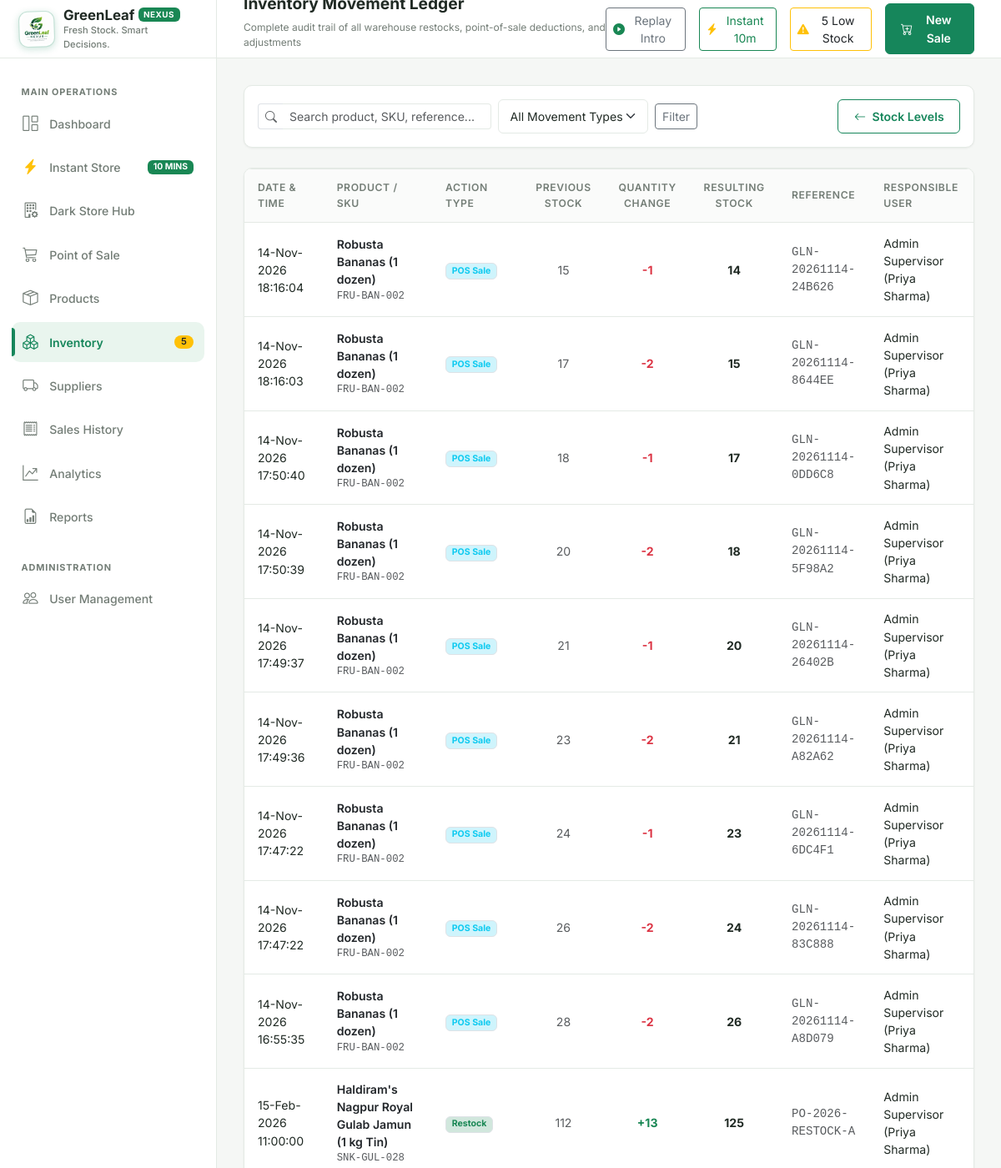
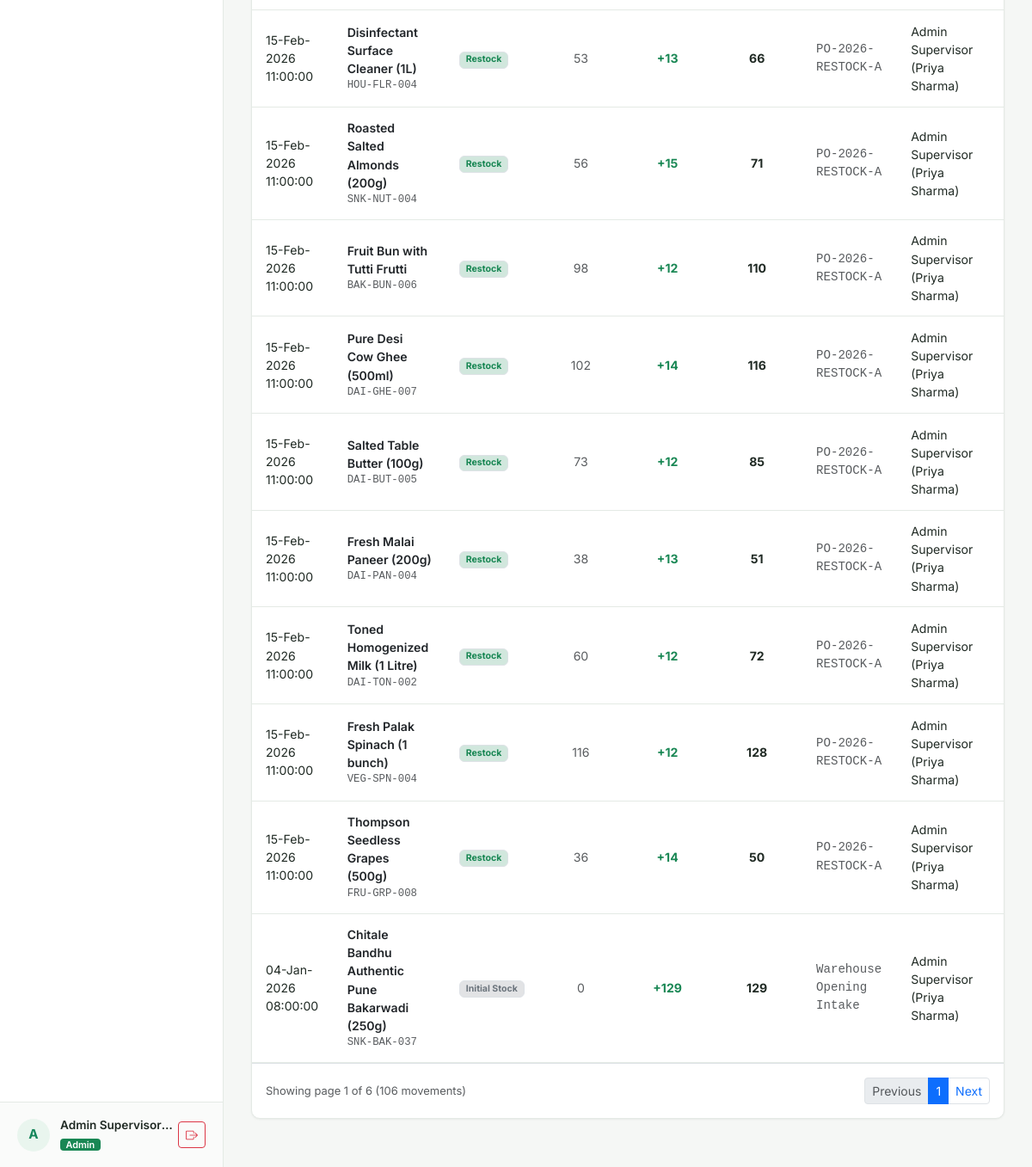
Screenshot of /inventory/movements (signed in) with the database file from the repository (2 pictures, top to bottom).
### models/user.py (models this page shows, shortened)
class User(UserMixin, db.Model):
    __tablename__ = "users"
    user_id = db.Column(db.Integer, primary_key=True, autoincrement=True)
    username = db.Column(db.String(50), unique=True, nullable=False, index=True)
    full_name = db.Column(db.String(100), nullable=False)
    password_hash = db.Column(db.String(255), nullable=False)
    role = db.Column(db.String(20), nullable=False, default="cashier")  # 'admin' or 'cashier'
    is_active = db.Column(db.Boolean, default=True, nullable=False)
    created_at = db.Column(db.DateTime, default=datetime.utcnow, nullable=False)
    sales = db.relationship("Sale", back_populates="cashier", lazy="dynamic")
    movements = db.relationship("InventoryMovement", back_populates="user", lazy="dynamic")
    audit_logs = db.relationship("AuditLog", back_populates="user", lazy="dynamic")
    @property
    def is_admin(self):
        return self.role == "admin"

### models/inventory_movement.py (models this page shows, shortened)
class InventoryMovement(db.Model):
    __tablename__ = "inventory_movements"
    movement_id = db.Column(db.Integer, primary_key=True, autoincrement=True)
    product_id = db.Column(db.Integer, db.ForeignKey("products.product_id"), nullable=False, index=True)
    user_id = db.Column(db.Integer, db.ForeignKey("users.user_id"), nullable=True, index=True)
    movement_type = db.Column(db.String(30), nullable=False, index=True)  # 'sale', 'restock', 'adjustment', 'return', 'initial'
    quantity_change = db.Column(db.Integer, nullable=False)  # +ve or -ve
    previous_stock = db.Column(db.Integer, nullable=False)
    resulting_stock = db.Column(db.Integer, nullable=False)
    reference = db.Column(db.String(100), nullable=True)  # e.g., Invoice # or PO #
    notes = db.Column(db.Text, nullable=True)
    created_at = db.Column(db.DateTime, default=datetime.utcnow, nullable=False, index=True)
    product = db.relationship("Product", back_populates="movements")
    user = db.relationship("User", back_populates="movements")

### models/product.py (models this page shows, shortened)
class Product(db.Model):
    __tablename__ = "products"
    product_id = db.Column(db.Integer, primary_key=True, autoincrement=True)
    sku = db.Column(db.String(50), unique=True, nullable=False, index=True)
    barcode = db.Column(db.String(50), nullable=True, index=True)
    name = db.Column(db.String(120), nullable=False, index=True)
    description = db.Column(db.Text, nullable=True)
    category = db.Column(db.String(50), nullable=False, index=True)
    unit_price = db.Column(db.Float, nullable=False)
    cost_price = db.Column(db.Float, default=0.0, nullable=False)
    stock_qty = db.Column(db.Integer, nullable=False, default=0)
    reorder_level = db.Column(db.Integer, nullable=False, default=10)
    expiry_date = db.Column(db.Date, nullable=True)
    supplier_id = db.Column(db.Integer, db.ForeignKey("suppliers.supplier_id"), nullable=True)
    image_path = db.Column(db.String(255), nullable=True)
    is_active = db.Column(db.Boolean, default=True, nullable=False, index=True)
    created_at = db.Column(db.DateTime, default=datetime.utcnow, nullable=False)
    updated_at = db.Column(db.DateTime, default=datetime.utcnow, onupdate=datetime.utcnow, nullable=False)
    supplier = db.relationship("Supplier", back_populates="products")
    sale_items = db.relationship("SaleItem", back_populates="product", lazy="dynamic")
    movements = db.relationship("InventoryMovement", back_populates="product", lazy="dynamic")

### routes/inventory.py (the view)
@inventory_bp.route("/movements")
@login_required
@admin_required
def movements():
    page = request.args.get("page", 1, type=int)
    movement_type = request.args.get("type", "").strip()
    search = request.args.get("search", "").strip()
    query = InventoryMovement.query.join(Product, InventoryMovement.product_id == Product.product_id)
    if movement_type:
        query = query.filter(InventoryMovement.movement_type == movement_type)
    if search:
        query = query.filter(
            (Product.name.ilike(f"%{search}%")) |
            (Product.sku.ilike(f"%{search}%")) |
            (InventoryMovement.reference.ilike(f"%{search}%"))
        )
    pagination = query.order_by(InventoryMovement.created_at.desc()).paginate(page=page, per_page=20, error_out=False)
    movements_list = pagination.items
    return render_template(
        "inventory/movements.html",
        movements=movements_list,
        pagination=pagination,
        movement_type=movement_type,
        search=search,
    )

### routes/auth.py (called while the page is built)
def admin_required(f):
    @wraps(f)
    def decorated_function(*args, **kwargs):
        if not current_user.is_authenticated:
            return redirect(url_for("auth.login", next=request.url))
        if not current_user.is_admin:
            flash("Access denied: Administrator privileges required.", "danger")
            return abort(403)
        return f(*args, **kwargs)
    return decorated_function

### templates/inventory/movements.html (shortened to what this page needs)
{% extends "base.html" %}
{% block page_subtitle %}Complete audit trail of all warehouse restocks, point-of-sale deductions, and adjustments{% endblock %}
{% block content %}
<div class="card-custom p-3 mb-4">
  <form method="GET" action="{{ url_for('inventory.movements') }}" class="d-flex flex-wrap align-items-center gap-2">
    <div class="input-group input-group-sm" style="max-width: 280px;">
      <span class="input-group-text bg-white border-end-0 text-muted"><i class="bi bi-search"></i></span>
      <input type="text" name="search" class="form-control form-control-custom border-start-0" placeholder="Search product, SKU, reference..." value="{{ search }}">
    </div>
    <select name="type" class="form-select form-select-sm form-control-custom" style="max-width: 180px;">
      <option value="">All Movement Types</option>
    </select>
    <button type="submit" class="btn btn-sm btn-outline-secondary">Filter</button>
    <div class="ms-auto">
      <a href="{{ url_for('inventory.index') }}" class="btn btn-sm btn-outline-green">
        <i class="bi bi-arrow-left me-1"></i> Stock Levels
      </a>
    </div>
  </form>
</div>
<div class="card-custom p-0 overflow-hidden mb-4">
  <div class="table-responsive">
    <table class="table-custom mb-0">
      <thead>
        <tr>
          <th>Date & Time</th>
          <th>Product / SKU</th>
          <th>Action Type</th>
          <th class="text-center">Previous Stock</th>
          <th class="text-center">Quantity Change</th>
          <th class="text-center">Resulting Stock</th>
          <th>Reference</th>
          <th>Responsible User</th>
        </tr>
      </thead>
      <tbody>
        {% for m in movements %}
        <tr>
          <td class="small">{{ m.created_at.strftime('%d-%b-%Y %H:%M:%S') }}</td>
          <td>
            <a href="{{ url_for('products.details', product_id=m.product_id) }}" class="fw-semibold text-dark text-decoration-none">
              {{ m.product.name }}
            </a>
            <div class="text-muted small font-monospace">{{ m.product.sku }}</div>
          </td>
          <td>
            {% if m.movement_type == 'sale' %}
              <span class="badge bg-info-subtle text-info border">POS Sale</span>
            {% elif m.movement_type == 'restock' %}
              <span class="badge bg-success-subtle text-success border">Restock</span>
            {% elif m.movement_type == 'adjustment' %}
              <span class="badge bg-warning-subtle text-warning border">Adjustment</span>
            {% elif m.movement_type == 'initial' %}
              <span class="badge bg-secondary-subtle text-secondary border">Initial Stock</span>
            {% else %}
              <span class="badge bg-light text-dark border">{{ m.movement_type }}</span>
            {% endif %}
          </td>
          <td class="text-center text-muted">{{ m.previous_stock }}</td>
          <td class="text-center fw-bold {% if m.quantity_change > 0 %}text-success{% else %}text-danger{% endif %}">
            {% if m.quantity_change > 0 %}+{{ m.quantity_change }}{% else %}{{ m.quantity_change }}{% endif %}
          </td>
          <td class="text-center fw-bold">{{ m.resulting_stock }}</td>
          <td class="small font-monospace text-muted">{{ m.reference or m.notes or '—' }}</td>
          <td class="small">{{ m.user.full_name if m.user else 'System' }}</td>
        </tr>
        {% else %}
        <tr>
          <td colspan="8" class="text-center text-muted py-5">No movement records match the query.</td>
        </tr>
        {% endfor %}
      </tbody>
    </table>
  </div>
  {% if pagination.pages > 1 %}
  <div class="p-3 border-top d-flex align-items-center justify-content-between">
    <div class="text-muted small">
      Showing page {{ pagination.page }} of {{ pagination.pages }} ({{ pagination.total }} movements)
    </div>
    <ul class="pagination pagination-sm mb-0">
      <li class="page-item {% if not pagination.has_prev %}disabled{% endif %}">
        <a class="page-link" href="{{ url_for('inventory.movements', page=pagination.prev_num, search=search, type=movement_type) }}">Previous</a>
      </li>
      <li class="page-item active"><span class="page-link">{{ pagination.page }}</span></li>
      <li class="page-item {% if not pagination.has_next %}disabled{% endif %}">
        <a class="page-link" href="{{ url_for('inventory.movements', page=pagination.next_num, search=search, type=movement_type) }}">Next</a>
      </li>
    </ul>
  </div>
  {% endif %}
</div>
{% endblock %}

### templates/base.html (shortened to what this page needs)
<!DOCTYPE html>
<html lang="en">
<head>
  <link href="https://cdn.jsdelivr.net/npm/bootstrap@5.3.3/dist/css/bootstrap.min.css" rel="stylesheet">
  <link href="https://cdn.jsdelivr.net/npm/bootstrap-icons@1.11.3/font/bootstrap-icons.min.css" rel="stylesheet">
  <link href="{{ url_for('static', filename='css/style.css') }}" rel="stylesheet">
</head>
<body>
<div class="app-container">
  <aside class="app-sidebar" id="appSidebar">
    <a href="{{ url_for('dashboard.index') if current_user.is_authenticated and current_user.is_admin else url_for('pos.index') }}" class="brand-section text-decoration-none">
      <img src="{{ url_for('static', filename='img/greenleaf-nexus-logo.png') }}" alt="GreenLeaf Nexus Official Logo" class="brand-logo-img">
      <div class="brand-text">
        <h1 class="d-flex align-items-center gap-1 mb-0">
          GreenLeaf <span class="badge bg-success text-white fw-bold" style="font-size: 0.62rem; letter-spacing: 0.5px;">NEXUS</span>
        </h1>
        <p class="mb-0">{{ STORE_TAGLINE }}</p>
      </div>
    </a>
    <nav class="sidebar-nav">
      <div class="nav-section-title">Main Operations</div>
      {% if current_user.is_authenticated and current_user.is_admin %}
      <a href="{{ url_for('dashboard.index') }}" class="nav-link-custom {% if request.endpoint == 'dashboard.index' %}active{% endif %}">
        <i class="bi bi-grid-1x2"></i>
        <span>Dashboard</span>
      </a>
      {% endif %}
      <a href="{{ url_for('express.store') }}" class="nav-link-custom {% if request.endpoint and request.endpoint.startswith('express.store') %}active{% endif %}">
        <i class="bi bi-lightning-charge-fill text-warning"></i>
        <span>Instant Store</span>
        <span class="badge bg-success ms-auto" style="font-size: 0.65rem;">10 MINS</span>
      </a>
      {% if current_user.is_authenticated and current_user.is_admin %}
      <a href="{{ url_for('express.picker_console') }}" class="nav-link-custom {% if request.endpoint and request.endpoint.startswith('express.picker') %}active{% endif %}">
        <i class="bi bi-building-gear"></i>
        <span>Dark Store Hub</span>
      </a>
      {% endif %}
      <a href="{{ url_for('pos.index') }}" class="nav-link-custom {% if request.endpoint and request.endpoint.startswith('pos.') %}active{% endif %}">
        <i class="bi bi-cart3"></i>
        <span>Point of Sale</span>
      </a>
      {% if current_user.is_authenticated and current_user.is_admin %}
      <a href="{{ url_for('products.index') }}" class="nav-link-custom {% if request.endpoint and request.endpoint.startswith('products.') %}active{% endif %}">
        <i class="bi bi-box-seam"></i>
        <span>Products</span>
      </a>
      <a href="{{ url_for('inventory.index') }}" class="nav-link-custom {% if request.endpoint and request.endpoint.startswith('inventory.') %}active{% endif %}">
        <i class="bi bi-boxes"></i>
        <span>Inventory</span>
        {% if LOW_STOCK_GLOBAL_COUNT > 0 %}
          <span class="badge bg-warning text-dark sidebar-badge">{{ LOW_STOCK_GLOBAL_COUNT }}</span>
        {% endif %}
      </a>
      <a href="{{ url_for('suppliers.index') }}" class="nav-link-custom {% if request.endpoint and request.endpoint.startswith('suppliers.') %}active{% endif %}">
        <i class="bi bi-truck"></i>
        <span>Suppliers</span>
      </a>
      {% endif %}
      <a href="{{ url_for('sales.index') }}" class="nav-link-custom {% if request.endpoint and request.endpoint.startswith('sales.') %}active{% endif %}">
        <i class="bi bi-receipt"></i>
        <span>Sales History</span>
      </a>
      {% if current_user.is_authenticated and current_user.is_admin %}
      <a href="{{ url_for('analytics.index') }}" class="nav-link-custom {% if request.endpoint and request.endpoint.startswith('analytics.') %}active{% endif %}">
        <i class="bi bi-graph-up-arrow"></i>
        <span>Analytics</span>
      </a>
      <a href="{{ url_for('reports.index') }}" class="nav-link-custom {% if request.endpoint and request.endpoint.startswith('reports.') %}active{% endif %}">
        <i class="bi bi-file-earmark-bar-graph"></i>
        <span>Reports</span>
      </a>
      <div class="nav-section-title mt-3">Administration</div>
      <a href="{{ url_for('users.index') }}" class="nav-link-custom {% if request.endpoint and request.endpoint.startswith('users.') %}active{% endif %}">
        <i class="bi bi-people"></i>
        <span>User Management</span>
      </a>
      {% endif %}
    </nav>
    <div class="user-profile-widget">
      <div class="user-avatar">
        {{ current_user.full_name[:1].upper() if current_user.is_authenticated else 'G' }}
      </div>
      <div class="user-info-text">
        <div class="user-name">{{ current_user.full_name if current_user.is_authenticated else 'Guest' }}</div>
        <span class="user-role-badge {% if current_user.is_authenticated and current_user.is_admin %}badge bg-success{% else %}badge bg-secondary{% endif %}">
          {{ current_user.role if current_user.is_authenticated else 'Visitor' }}
        </span>
      </div>
      <a href="{{ url_for('auth.logout') }}" class="btn btn-sm btn-outline-danger ms-1" title="Log Out">
        <i class="bi bi-box-arrow-right"></i>
      </a>
    </div>
  </aside>
  <div class="main-wrapper">
    <header class="app-topbar">
      <div class="d-flex align-items-center gap-3">
        <div class="topbar-title-section">
          <h2>{% block page_title %}Overview{% endblock %}</h2>
          <p>{% block page_subtitle %}Real-time store management and inventory surveillance{% endblock %}</p>
        </div>
      </div>
      <div class="topbar-actions">
        <button type="button" class="btn btn-sm btn-outline-secondary d-none d-md-inline-flex align-items-center gap-1" id="btnReplayIntro" title="Replay 'Welcome to GreenLeaf Nexus' Framer Page Transition">
          <i class="bi bi-play-circle-fill text-success"></i>
          <span>Replay Intro</span>
        </button>
        <a href="{{ url_for('express.store') }}" class="btn btn-sm btn-outline-success d-inline-flex align-items-center gap-1">
          <i class="bi bi-lightning-charge-fill text-warning"></i>
          <span class="d-none d-sm-inline">Instant 10m</span>
        </a>
        {% if LOW_STOCK_GLOBAL_COUNT > 0 and current_user.is_authenticated and current_user.is_admin %}
        <a href="{{ url_for('inventory.index', filter='low_stock') }}" class="btn btn-sm btn-outline-warning text-dark d-none d-md-inline-flex align-items-center gap-1" title="Low stock products require attention">
          <i class="bi bi-exclamation-triangle-fill text-warning"></i>
          <span>{{ LOW_STOCK_GLOBAL_COUNT }} Low Stock</span>
        </a>
        {% endif %}
        <a href="{{ url_for('pos.index') }}" class="btn btn-sm btn-green d-flex align-items-center gap-2">
          <i class="bi bi-cart-plus"></i>
          <span class="d-none d-sm-inline">New Sale</span>
        </a>
      </div>
    </header>
    <main class="content-body">
      {% block content %}{% endblock %}
    </main>
  </div>
</div>
</body>
</html>

### rows the page displays
User: is_active+full_name "A", is_active+full_name "Admin Supervisor…", is_active+role "Admin"
InventoryMovement: created_at "14-Nov-2026 18:16:04", product.name "Robusta Bananas (1 dozen)", product.sku "FRU-BAN-002", movement_type "POS Sale", previous_stock "15", quantity_change "-1", resulting_stock "14", reference "GLN-20261114-24B626", user "Admin Supervisor (Priya Sharma)"
InventoryMovement: created_at "14-Nov-2026 18:16:03", product.name "Robusta Bananas (1 dozen)", product.sku "FRU-BAN-002", movement_type "POS Sale", previous_stock "17", quantity_change "-2", resulting_stock "15", reference "GLN-20261114-8644EE", user "Admin Supervisor (Priya Sharma)"
InventoryMovement: created_at "14-Nov-2026 17:50:40", product.name "Robusta Bananas (1 dozen)", product.sku "FRU-BAN-002", movement_type "POS Sale", previous_stock "18", quantity_change "-1", resulting_stock "17", reference "GLN-20261114-0DD6C8", user "Admin Supervisor (Priya Sharma)"
InventoryMovement: created_at "14-Nov-2026 17:50:39", product.name "Robusta Bananas (1 dozen)", product.sku "FRU-BAN-002", movement_type "POS Sale", previous_stock "20", quantity_change "-2", resulting_stock "18", reference "GLN-20261114-5F98A2", user "Admin Supervisor (Priya Sharma)"
InventoryMovement: created_at "14-Nov-2026 17:49:37", product.name "Robusta Bananas (1 dozen)", product.sku "FRU-BAN-002", movement_type "POS Sale", previous_stock "21", quantity_change "-1", resulting_stock "20", reference "GLN-20261114-26402B", user "Admin Supervisor (Priya Sharma)"
InventoryMovement: created_at "14-Nov-2026 17:49:36", product.name "Robusta Bananas (1 dozen)", product.sku "FRU-BAN-002", movement_type "POS Sale", previous_stock "23", quantity_change "-2", resulting_stock "21", reference "GLN-20261114-A82A62", user "Admin Supervisor (Priya Sharma)"
InventoryMovement: created_at "14-Nov-2026 17:47:22", product.name "Robusta Bananas (1 dozen)", product.sku "FRU-BAN-002", movement_type "POS Sale", previous_stock "24", quantity_change "-1", resulting_stock "23", reference "GLN-20261114-6DC4F1", user "Admin Supervisor (Priya Sharma)"
InventoryMovement: created_at "14-Nov-2026 17:47:22", product.name "Robusta Bananas (1 dozen)", product.sku "FRU-BAN-002", movement_type "POS Sale", previous_stock "26", quantity_change "-2", resulting_stock "24", reference "GLN-20261114-83C888", user "Admin Supervisor (Priya Sharma)"
InventoryMovement: created_at "14-Nov-2026 16:55:35", product.name "Robusta Bananas (1 dozen)", product.sku "FRU-BAN-002", movement_type "POS Sale", previous_stock "28", quantity_change "-2", resulting_stock "26", reference "GLN-20261114-A8D079", user "Admin Supervisor (Priya Sharma)"
InventoryMovement: created_at "15-Feb-2026 11:00:00", product.name "Haldiram's Nagpur Royal Gulab Jamun (1 kg Tin)", product.sku "SNK-GUL-028", movement_type "Restock", previous_stock "112", quantity_change "13", resulting_stock "125", reference "PO-2026-RESTOCK-A", user "Admin Supervisor (Priya Sharma)"
InventoryMovement: created_at "15-Feb-2026 11:00:00", product.name "Disinfectant Surface Cleaner (1L)", product.sku "HOU-FLR-004", movement_type "Restock", previous_stock "53", quantity_change "13", resulting_stock "66", reference "PO-2026-RESTOCK-A", user "Admin Supervisor (Priya Sharma)"
InventoryMovement: created_at "15-Feb-2026 11:00:00", product.name "Roasted Salted Almonds (200g)", product.sku "SNK-NUT-004", movement_type "Restock", previous_stock "56", quantity_change "15", resulting_stock "71", reference "PO-2026-RESTOCK-A", user "Admin Supervisor (Priya Sharma)"
InventoryMovement: created_at "15-Feb-2026 11:00:00", product.name "Fruit Bun with Tutti Frutti", product.sku "BAK-BUN-006", movement_type "Restock", previous_stock "98", quantity_change "12", resulting_stock "110", reference "PO-2026-RESTOCK-A", user "Admin Supervisor (Priya Sharma)"
InventoryMovement: created_at "15-Feb-2026 11:00:00", product.name "Pure Desi Cow Ghee (500ml)", product.sku "DAI-GHE-007", movement_type "Restock", previous_stock "102", quantity_change "14", resulting_stock "116", reference "PO-2026-RESTOCK-A", user "Admin Supervisor (Priya Sharma)"
InventoryMovement: created_at "15-Feb-2026 11:00:00", product.name "Salted Table Butter (100g)", product.sku "DAI-BUT-005", movement_type "Restock", previous_stock "73", quantity_change "12", resulting_stock "85", reference "PO-2026-RESTOCK-A", user "Admin Supervisor (Priya Sharma)"
InventoryMovement: created_at "15-Feb-2026 11:00:00", product.name "Fresh Malai Paneer (200g)", product.sku "DAI-PAN-004", movement_type "Restock", previous_stock "38", quantity_change "13", resulting_stock "51", reference "PO-2026-RESTOCK-A", user "Admin Supervisor (Priya Sharma)"
InventoryMovement: created_at "15-Feb-2026 11:00:00", product.name "Toned Homogenized Milk (1 Litre)", product.sku "DAI-TON-002", movement_type "Restock", previous_stock "60", quantity_change "12", resulting_stock "72", reference "PO-2026-RESTOCK-A", user "Admin Supervisor (Priya Sharma)"
InventoryMovement: created_at "15-Feb-2026 11:00:00", product.name "Fresh Palak Spinach (1 bunch)", product.sku "VEG-SPN-004", movement_type "Restock", previous_stock "116", quantity_change "12", resulting_stock "128", reference "PO-2026-RESTOCK-A", user "Admin Supervisor (Priya Sharma)"
InventoryMovement: created_at "15-Feb-2026 11:00:00", product.name "Thompson Seedless Grapes (500g)", product.sku "FRU-GRP-008", movement_type "Restock", previous_stock "36", quantity_change "14", resulting_stock "50", reference "PO-2026-RESTOCK-A", user "Admin Supervisor (Priya Sharma)"
InventoryMovement: created_at "04-Jan-2026 08:00:00", product.name "Chitale Bandhu Authentic Pune Bakarwadi (250g)", product.sku "SNK-BAK-037", movement_type "Initial Stock", previous_stock "0", quantity_change "129", resulting_stock "129", reference "Warehouse Opening Intake", user "Admin Supervisor (Priya Sharma)"

### other values shown
{{ STORE_TAGLINE }} "Fresh Stock. Smart Decisions."
{{ LOW_STOCK_GLOBAL_COUNT }} "5"
{{ pagination.page }} "1"
{{ pagination.pages }} "6"
{{ pagination.total }} "106"
